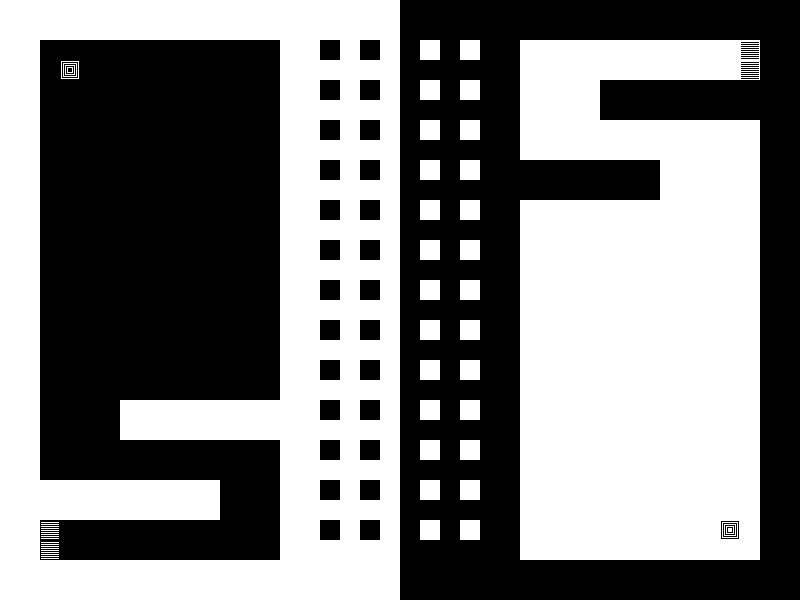

The image is a tile-based game level rendered from a .tmx file. Its description and source (layers, tilesets, objects; grid data summarised) follow:
An orthogonal 40x30 tile map with 20x20 px tiles, 1 tile layer (a), 2 hidden layers not drawn, 4 tilesets.

<map version="1.0" orientation="orthogonal" width="40" height="30" tilewidth="20" tileheight="20">
 <tileset firstgid="1" source="mirrorsTiles.tsx" />
 <tileset firstgid="4" source="mirrorExit.tsx" />
 <tileset firstgid="7" source="mirrorsSpawn.tsx" />
 <tileset firstgid="10" source="mirrorsAlt.tsx" />
 <layer name="a" width="40" height="30">
  <data>[1200 cells, 1200 non-empty, 6 distinct tile ids]</data>
 </layer>
 <layer name="b" width="40" height="30" visible="0">
  <data>[1200 cells, 1200 non-empty, 2 distinct tile ids]</data>
 </layer>
 <layer name="c" width="40" height="30" visible="0">
  <data>[1200 cells, 1200 non-empty, 2 distinct tile ids]</data>
 </layer>
</map>
